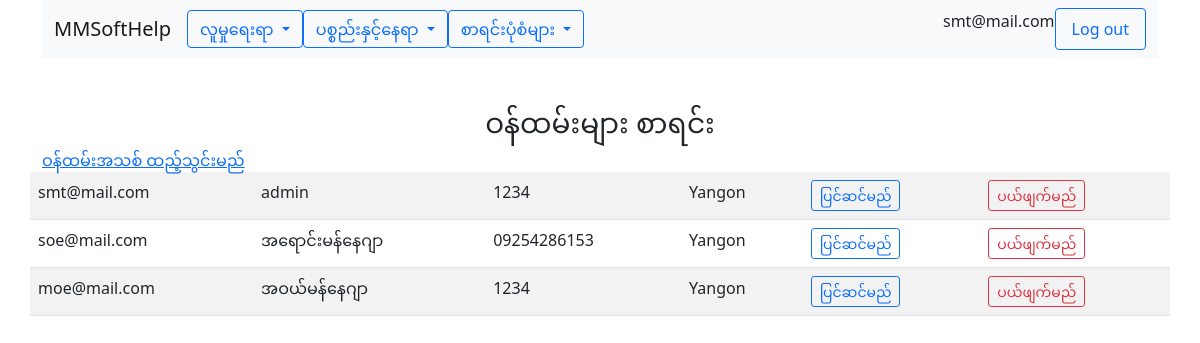
/user/index.php (signed in), run on the app's committed database.
### tables this page shows
CREATE TABLE `users` (
  `id` int(10) NOT NULL,
  `email` varchar(100) NOT NULL,
  `password` varchar(100) NOT NULL,
  `phone` varchar(25) NOT NULL,
  `address` varchar(250) NOT NULL,
  `com_id` int(10) NOT NULL,
  `role` varchar(25) NOT NULL
);

CREATE TABLE `companies` (
  `id` int(10) NOT NULL,
  `name` varchar(100) NOT NULL,
  `phone` varchar(15) NOT NULL,
  `address` varchar(250) NOT NULL
);

### app/functions.php (called while the page is built, shortened)
<?php
function view($name, $model= ''){
    require(APP_PATH . "views/layout.view.php");
}
function is_user_authenticated() {
    return isset($_SESSION['email']);
}
function is_user_admin() {
    $user = UserData::get_user_by_email($_SESSION['email']);
    return $user->role == 'admin';
}
function get_user() {
    $user = UserData::get_user_by_email($_SESSION['email']);
    return $user;
}
function get_company_id() {
    $user = UserData::get_user_by_email($_SESSION['email']);
    return $user->com_id;
}
function get_company_name() {
    return CompanyData::get_company_by_id(get_company_id())->name;
}
?>

### user/index.php (called while the page is built, shortened)
<?php
view('user/index', UserData::get_users(get_user()->com_id));
?>

### app/company/mysqlcompanyprovider.class.php (called while the page is built, shortened)
<?php
class MySqlCompanyProvider extends CompanyProvider{
    public function get_company_by_id($com_id){
        $db = $this -> connect();
        $sql = 'SELECT * FROM companies WHERE id = :id';
        $smt = $db->prepare($sql);
        $smt -> execute([
            ':id' => $com_id,
        ]);
        $data = $smt->fetchAll(PDO::FETCH_CLASS,'Company');
        return $data[0];
    }
    private function connect(){
        try{
            return new PDO($this->source, CONFIG['db_user'], CONFIG['db_password']);
        }catch(PDOException $e){
            return null;
        }
    }
}
?>

### app/user/mysqluserprovider.class.php (called while the page is built, shortened)
<?php
class MySqlUserProvider extends UserProvider{
    public function get_users($com_id){
        return $this -> query('SELECT * FROM users WHERE com_id = :com_id',
    [':com_id' => $com_id]);
    }
    public function get_user_by_email($email){
        $db = $this -> connect();
        $sql = 'SELECT * FROM users WHERE email = :email';
        $smt = $db->prepare($sql);
        $smt -> execute([
            ':email' => $email,
        ]);
        $data = $smt->fetchAll(PDO::FETCH_CLASS,'User');
        return $data[0];
    }
    private function query($sql, $sql_params = []){
        $db = $this->connect();
        $query = null;
        if (empty($sql_params)){
            $query = $db->query($sql);
        }else{
            $query = $db-> prepare($sql);
            $query -> execute($sql_params);
        }
        $data = $query->fetchAll(PDO::FETCH_CLASS,'User');
        return $data;
    }
    private function connect(){
        try{
            return new PDO($this->source, CONFIG['db_user'], CONFIG['db_password']);
        }catch(PDOException $e){
            return null;
        }
    }
}
?>

### app/user/userdata.class.php (called while the page is built, shortened)
<?php
class UserData{
    static private $ds;
    static public function initialize(UserProvider $data_provider){
        return self::$ds = $data_provider;
    }
    static public function get_users($com_id){
        return self::$ds->get_users($com_id);
    }
    static public function get_user_by_email($email){
        return self::$ds->get_user_by_email($email);
    }
}
?>

### app/company/companydata.class.php (called while the page is built, shortened)
<?php
class CompanyData{
    static private $ds;
    static public function initialize(CompanyProvider $data_provider){
        return self::$ds = $data_provider;
    }
    static public function get_company_by_id($com_id){
        return self::$ds->get_company_by_id($com_id);
    }
}
?>

### views/user/index.view.php (the view)
<div class="row">
        <div class="col-lg-12 text-center">
            <h3 class="mt-5"><?php echo users_list;?></h3>
        </div>
    </div>
    <?php
                    if (is_user_admin()){
                ?>
                    <div class="row">
                    <a href="../admin/createuser.php"><?php echo create_user;?></a>
                    </div>
                <?php
                    }
                ?>
    <div class="row">
        <table class="table table-striped">
        <?php foreach($model as $item) : ?>
            <tr>
                <td><?= $item->email ?></td>
                <td><?= $item->role ?></td>
                <td><?= $item->phone ?></td>
                <td><?= $item->address ?></td>
                <?php
                    if (is_user_admin() || $item->email == $_SESSION['email']){
                ?>
                    <td><a href="../admin/edituser.php?key=<?= $item->email ?>" class="btn btn-outline-primary btn-sm"><?php echo edit_user;?></a></td>
                    <td><a href="../admin/deleteuser.php?key=<?= $item->id ?>&email=<?= $item->email ?>" class="btn btn-outline-danger btn-sm"><?php echo del_user;?></a></td>
                    <?php
                    }else{
                ?>
                    <td><?php echo edit_user;?></td>
                    <td><?php echo del_user;?></td>
                <?php
                }
                ?>
            </tr>
        <?php endforeach; ?>
        </table>
    </div>

### views/layout.view.php (shortened to what this page needs)
<!DOCTYPE html>
<html lang="en">
  <head>
    <link href="https://cdn.jsdelivr.net/npm/bootstrap@5.0.2/dist/css/bootstrap.min.css" rel="stylesheet">
  </head>
  <body>
    <div class="container">
      <?php
      if (is_user_authenticated()){
      ?>
<nav class="navbar navbar-expand-lg navbar-light bg-light">
  <div class="container-fluid">
    <a class="navbar-brand" href="../company"><?= get_company_name(); ?></a>
    <div class="collapse navbar-collapse" id="navbarSupportedContent">
      <ul class="navbar-nav me-auto mb-2 mb-lg-0">
<div class="dropdown">
  <button class="btn btn-outline-primary dropdown-toggle" type="button" id="dropdownMenuButton1" data-bs-toggle="dropdown" aria-expanded="false">
    <?php echo people_menu; ?>
  </button>
</div>
<div class="dropdown">
  <button class="btn btn-outline-primary dropdown-toggle" type="button" id="dropdownMenuButton1" data-bs-toggle="dropdown" aria-expanded="false">
    <?php echo item_location_menu; ?>
  </button>
</div>
<div class="dropdown">
  <button class="btn btn-outline-primary dropdown-toggle" type="button" id="dropdownMenuButton1" data-bs-toggle="dropdown" aria-expanded="false">
    <?php echo forms; ?>
  </button>
</div>
      </ul>
      <?php
      }
      ?>
      <?php
      if (is_user_authenticated()){
      ?>
      <p><?= get_user()->email; ?></p>
      <a class="nav-link btn btn-outline-primary" href="../logout.php">Log out</a>
      <?php
      }
      ?>
    </div>
  </div>
</nav>
</div>
    <div class="container">
<?php require("$name.view.php");?>
    </div>
    </body>
    </html>

### data on the page
users: com.name "MMSoftHelp", email "smt@mail.com", role "admin", phone "1234", address "Yangon"
users: email "soe@mail.com", role "အရောင်းမန်နေဂျာ", phone "09254286153", address "Yangon"
users: email "moe@mail.com", role "အဝယ်မန်နေဂျာ", phone "1234", address "Yangon"

### other printed values
people_menu "လူမှုရေးရာ"
item_location_menu "ပစ္စည်းနှင့်နေရာ"
forms "စာရင်းပုံစံများ"
users_list "ဝန်ထမ်းများ စာရင်း"
create_user "ဝန်ထမ်းအသစ် ထည့်သွင်းမည်"
